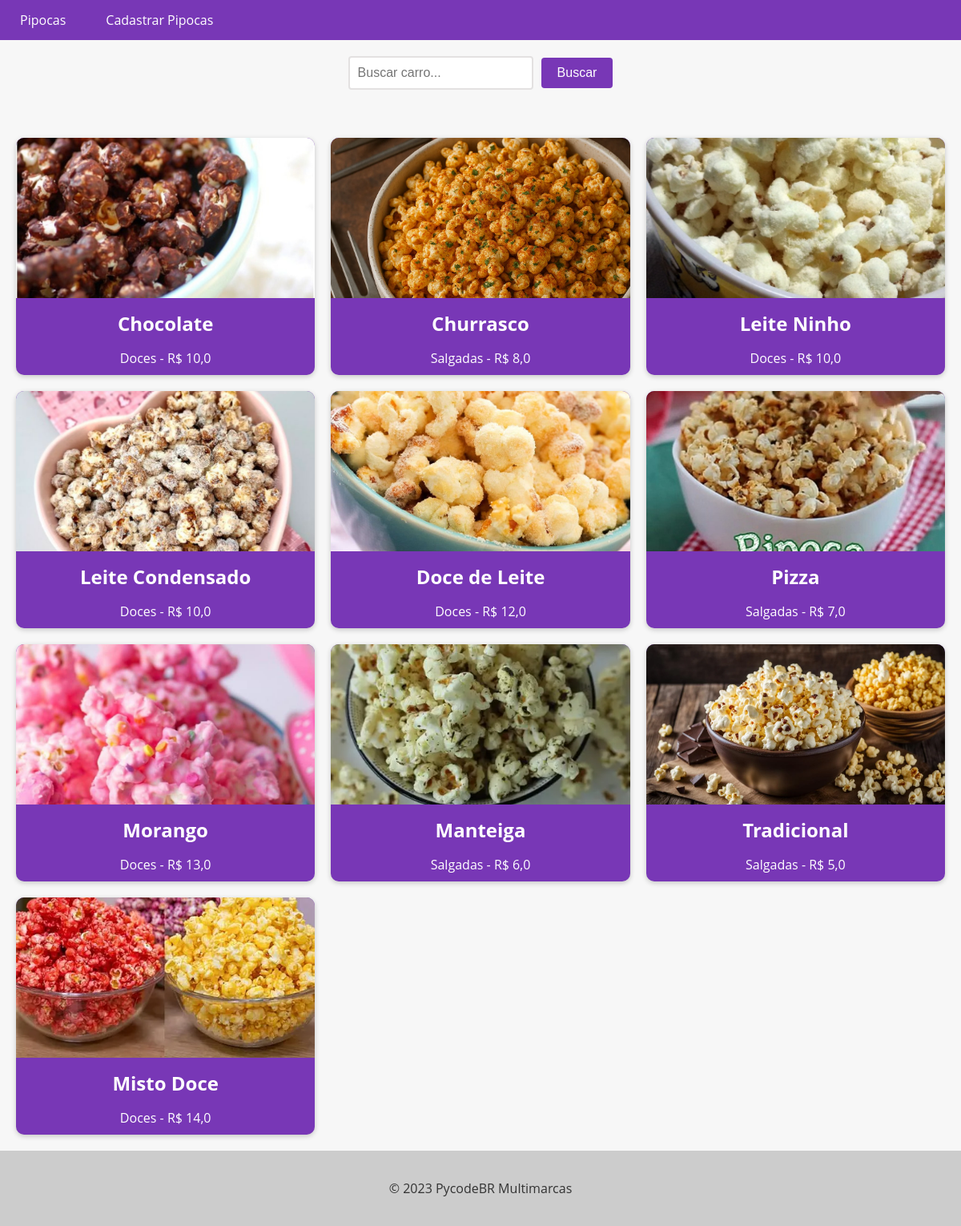
/pipoca/, run on an earlier commit of the app's database.
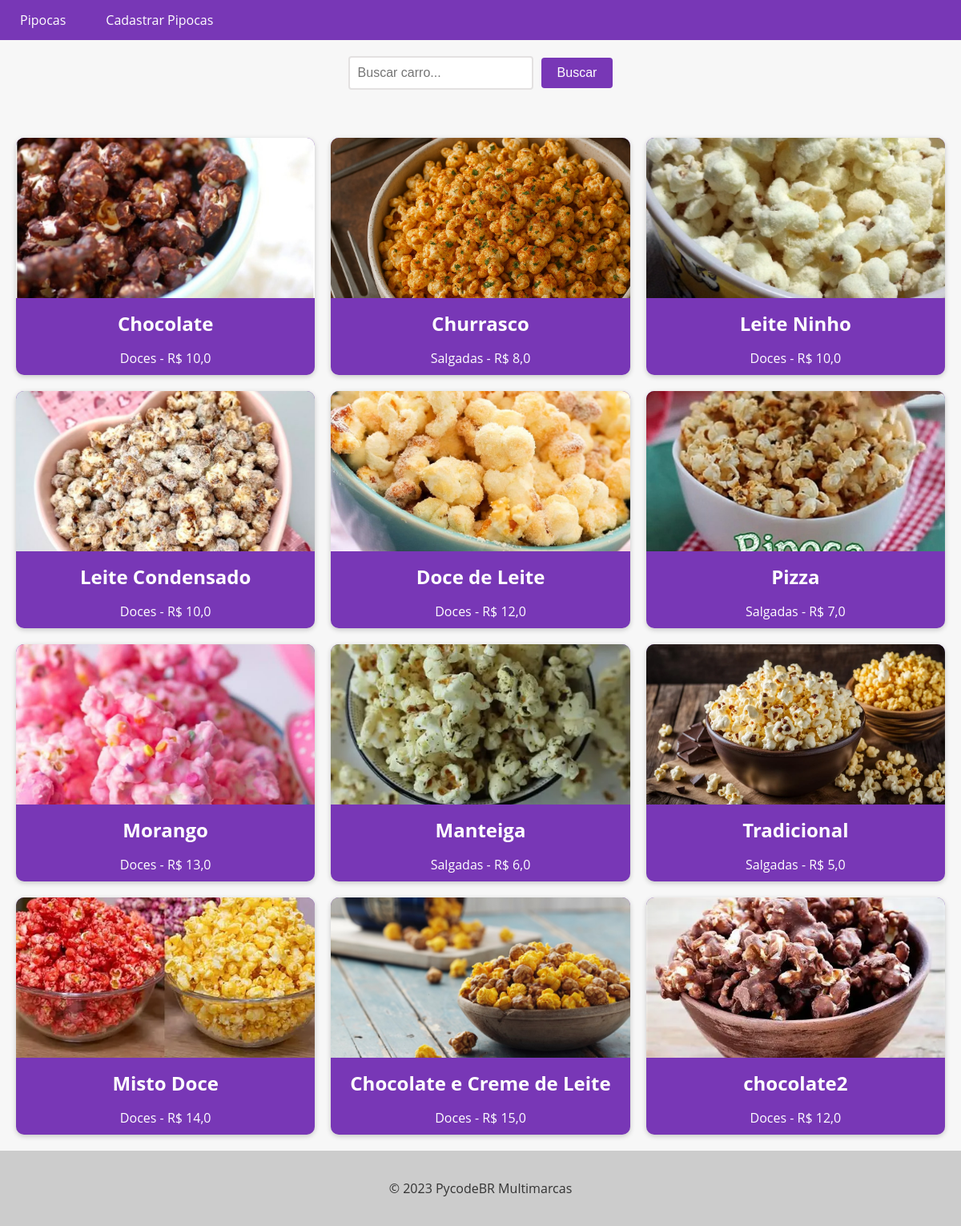
And on a later commit of the database.
### pipoca/models.py (models this page shows, shortened)
class Pipoca(models.Model):
    id = models.AutoField(primary_key=True)
    sabor = models.CharField(max_length=200)
    categoria = models.ForeignKey(Categoria, on_delete=models.PROTECT, related_name=('categoria'))
    preco = models.FloatField()
    imagem = models.ImageField(upload_to='pipoca/', blank=True, null=True)

class Categoria(models.Model):
    id = models.AutoField(primary_key=True)
    nome = models.CharField(max_length=200)
    def __str__(self):
        return self.nome

### pipoca/views.py (the view)
# urls.py: path('pipoca/', pipoca_view, name='pipoca_list'),
def pipoca_view(request):
    pipoca = Pipoca.objects.all()
    return render(
        request,
        'pipoca.html',
        {'pipoca': pipoca}
    )

### pipoca/templates/pipoca.html (shortened to what this page needs)
{% extends "base.html" %}
{% block content %}
  <form method="GET" action="{% url 'pipoca_list' %}">
    <input type="text" name="search" placeholder="Buscar carro...">
    <button type="submit">Buscar</button>
  </form>
  <div class="car-grid">
    {% if pipoca %}
      {% for car in pipoca %}
        <div class="car-card">
          <img src="{{ car.imagem.url }}" alt="{{ car.sabor }} - {{ car.preco }}">
          <h2>{{ car.sabor }}</h2>
          <p>{{ car.categoria }} - R$ {{ car.preco}}</p>
        </div>
      {% endfor %}
    {% else %}
      <p class="no-results">Nenhum carro encontrado.</p>
    {% endif %}
  </div>
{% endblock %}

### app/templates/base.html (shortened to what this page needs)
<!DOCTYPE html>
<html lang="en">
<head>
</head>
<body>
  <header>
    <nav>
      <ul>
        <li><a href="{% url 'pipoca_list' %}">Pipocas</a></li>
        <li><a href="{% url 'new_pipoca' %}">Cadastrar Pipocas</a></li>
      </ul>
    </nav>
  </header>
  <main>
    {% block content %}
    {% endblock %}
  </main>
  <footer>
    <p>&copy; 2023 PycodeBR Multimarcas</p>
  </footer>
</body>
</html>

### app/templates/base.html (style rules this page uses)
body { font-family: 'Open Sans', sans-serif; background-color: #f7f7f7; color: #333; margin: 0; padding: 0; }
header { background-color: #0096c7; color: #fff; text-align: center; }
footer { background-color: #ccc; color: #333; padding: 20px; text-align: center; }
nav { background-color: #7837b6; color: #fff; height: 50px; display: flex; justify-content: space-between; align-items: center; }
nav ul { list-style: none; margin: 0; padding: 0; display: flex; }
nav ul li { margin: 0 10px; }
nav ul li a { color: #fff; text-decoration: none; font-size: 16px; padding: 15px; transition: all 0.3s ease; }

### pipoca/templates/pipoca.html (style rules this page uses)
.car-grid { display: grid; grid-template-columns: repeat(3, 1fr); gap: 20px; margin: 0 auto; max-width: 1200px; padding: 20px; }
.car-card { background-color: #7837b6; color: #fff; box-shadow: 0 2px 6px rgba(0, 0, 0, 0.2); border-radius: 10px; overflow: hidden; text-align: center; transition: all 0.3s ease; }
.car-card img { width: 100%; height: 200px; object-fit: cover; }
.car-card h2 { font-size: 1.5rem; margin: 10px; }
.car-card p { font-size: 1rem; margin-bottom: 10px; }
form { display: flex; justify-content: center; align-items: center; margin-bottom: 20px; text-align: center; padding: 20px; }
input[type="text"] { padding: 10px; font-size: 16px; border: 2px solid #e3e1e1; border-radius: 4px; margin-right: 10px; transition: border-bottom-color 0.3s ease-in-out; }
button[type="submit"] { background-color: #7837b6; color: #fff; border: none; padding: 10px 20px; font-size: 16px; border-radius: 4px; cursor: pointer; transition: background-color 0.3s ease-in-out; }

What changed in the data, as far as the page shows it:
added Pipoca: imagem (picture), sabor "Chocolate e Creme de Leite", categoria "Doces", preco "15,0"
added Pipoca: imagem (picture), sabor "chocolate2", categoria "Doces", preco "12,0"
